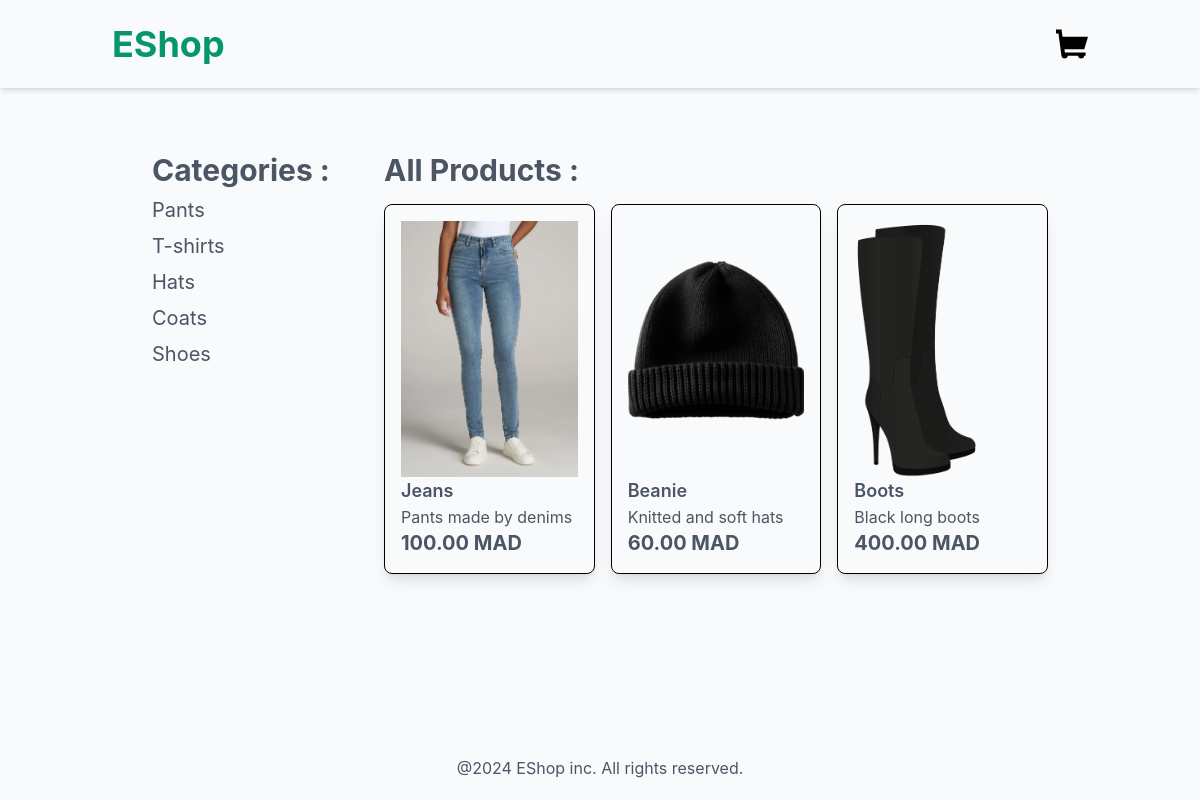
The page / on the database its author committed.
### product/models.py (models this page shows, shortened)
class Category(models.Model):
    name = models.CharField(max_length=250)
    slug = models.SlugField(unique = True)
    class Meta:
        verbose_name_plural = "categories"

class product(models.Model):
    category = models.ForeignKey(Category,related_name='product', on_delete=models.CASCADE)
    name = models.CharField(max_length=250)
    slug = models.SlugField(max_length=250)
    description = models.TextField(blank=True)
    price = models.DecimalField(max_digits=10, decimal_places=2)
    available = models.BooleanField(default=True)
    created = models.DateTimeField(auto_now_add = True)
    updated = models.DateTimeField(auto_now = True)
    image = models.ImageField(upload_to='product',blank=True, null=True)

### product/views.py (the view)
# urls.py: path('',views.product_list,name='product_list'),
def product_list(request, category_slug=None):
    category = None
    products = product.objects.filter(available=True)
    categories = Category.objects.all()
    if category_slug:
        category = get_object_or_404(Category, slug=category_slug)
        products = products.filter(category=category)
    return render(request, 'product/products/list.html', {
        'category':category,
        'product':products,
        'categories':categories,
    })

### product/templates/product/products/list.html (shortened to what this page needs)
{% extends "base.html" %}
{%block content%}
<div class="container mx-auto p-4 flex lg:flex-row flex-col">
    <aside class="w-full lg:w-1/4 p-4">
        <h2 class="font-bold text-3xl mb-2">Categories :</h2>
        <ul>
            {% for category in categories %}
            <li class="mb-2">
                <a href="{% url 'product:product_list_by_category' category.slug %}" class="hover:text-emerald-600 lg:hover:font-bold lg:hover:text-2xl text-xl transition duration-200">{{category.name}}</a>
            </li>
            {% endfor %}
        </ul>
    </aside>
    <main class="w-full lg:w-3/4 p-4">
        {% if category%}
        <h2 class="font-bold text-3xl mb-4">{{category.name}}</h2>
        {% else %}
        <h2 class="font-bold text-3xl mb-4">All Products :</h2>
        {% endif %}
        <div class="grid lg:grid-cols-3 grid-flow-col-1 md:grid-cols-2 gap-4">
            {% for product in product %}
            <a href="{% url 'product:product_detail' product.id product.slug %}" class="hover:scale-105 transform transition">
            <div class="shadow-lg rounded-lg border border-black p-4 hover:bg-gray-100 transition duration-300">
                {% if product.image %}
                <img src="{{product.image.url}}" alt="{{product.name}}" class="h-64 w-42 object-cover">
                {% else %}
                <p class="text-red-600 font-semibold">The image is not available !</p>
                {% endif %}
                <h3 class="text-lg font-semibold">{{product.name}}</h3>
                <p class="">{{product.description}}</p>
                <p class="text-xl font-bold">{{product.price}} MAD</p>
            </div>
            </a>
            {% endfor %}
        </div>
    </main>
</div>
{%endblock%}

### rows shown on the page
Category: name "Pants"
Category: name "T-shirts"
Category: name "Hats"
Category: name "Coats"
Category: name "Shoes"
product: image (picture), name "Jeans", description "Pants made by denims", price "100.00"
product: image (picture), name "Beanie", description "Knitted and soft hats", price "60.00"
product: image (picture), name "Boots", description "Black long boots", price "400.00"
